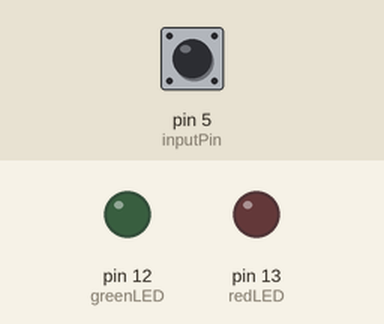
Simulated run of this sketch. Board: Arduino Uno, built with avr-gcc and run on an emulated ATmega328P. On the bench: output pins drawn as LEDs (lit = HIGH). The test bench sets the inputs (shaded band); at power-on: pin 5 (inputPin) HIGH. What the sketch prints to the serial monitor is not drawn.

Above: at 1.2 s.
1.3 s: pin 5 (inputPin) pulled LOW for 0.15 s
At 1.46 s:
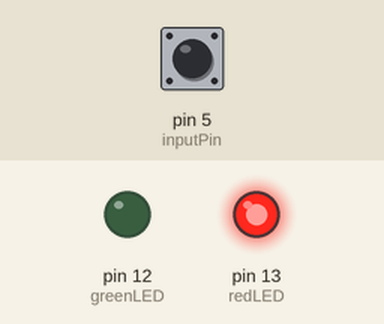
3.0 s: pin 5 (inputPin) pulled LOW for 1 s
At 4.05 s:
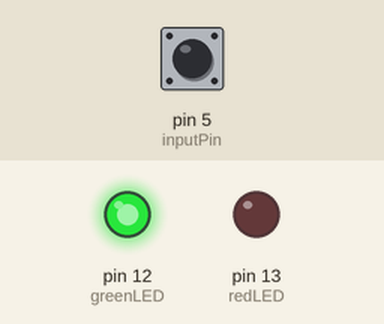
5.6 s: pin 5 (inputPin) pulled LOW for 3.2 s
At 10.3 s:
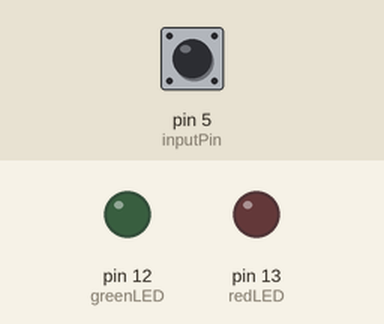
Timing chart, 0 to 11.8 s (numbered marks = the images above; inputs shaded):
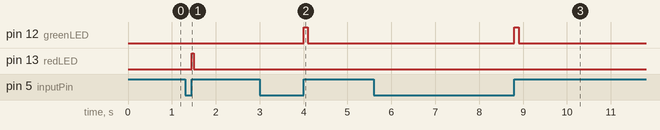

The sketch:

MorseCodetoMorseformat.ino
```cpp
/*
>> The present code belongs to the alternative decoding pipeline of Morse Code using LEDs
>> In this implementation, the message encrypted in Morse code is perceived in the output using LEDs
>> The encoded message conveyed using Red LED for dot and Green LED for dash
>> The LEDs turns on with respect to the entered Morse input by the user
*/
unsigned long signal_len,t1,t2;   // Time for which button is pressed
int inputPin = 5;                 // Input pin for push button
String code = "";                 // Stores morse code
int redLED=13;                    // LED for dot input
int greenLED=12;                  // LED for dash input

int unit_length = 200;            // Unit length for a dot

void setup() {
  Serial.begin(9600);
  pinMode(inputPin, INPUT_PULLUP);
  pinMode(redLED,OUTPUT);
  pinMode(greenLED, OUTPUT);
}

void loop()
{
NextInput:

  while (digitalRead(inputPin) == HIGH) {
  yield();
  }

  t1 = millis();

  while (digitalRead(inputPin) == LOW) {
  yield();
  }

  t2 = millis();

  signal_len = t2 - t1;                     // Time for which button is pressed

  if (signal_len > 50)                      // To account for switch debouncing
  {
    code += readio();                       // Function to read dot or dash
  }

  while ((millis() - t2) < 1000)            // Decode the alphabet if the time between button is greater than 1sec
  {
    if (digitalRead(inputPin) == LOW)
    {
      goto NextInput;
    }
  }
}

char readio()
{
  if (signal_len < (unit_length*3) && signal_len > 50)
  {
    digitalWrite(redLED, HIGH);
    Serial.print(".");
    delay(50);
    digitalWrite(redLED,LOW);
    return '.';                        //if button press less than 0.6sec, it is a dot
  }
  else if (signal_len > (unit_length*3))
  {
    digitalWrite(greenLED, HIGH);
    Serial.print("-");
    delay(100);
    digitalWrite(greenLED,LOW);
    return '-';                        //if button press more than 0.6sec, it is a dash
  }
}
```

Measured:
- after the input at 1.3 s, pin 13 (redLED): LOW → HIGH after 0.15 s, → LOW 0.05 s later
- after the input at 3.0 s, pin 12 (greenLED): LOW → HIGH after 1.0 s, → LOW 0.10 s later
- after the input at 5.6 s, pin 12 (greenLED): LOW → HIGH after 3.2 s, → LOW 0.10 s later
